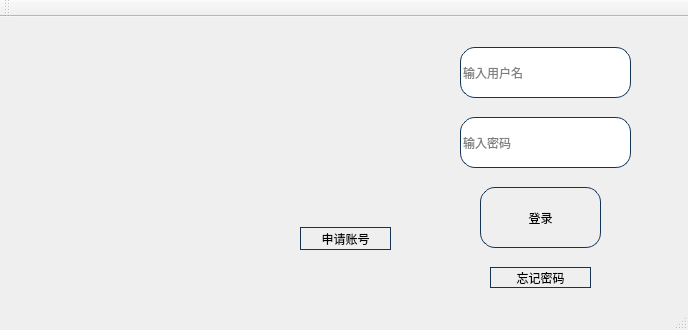
<?xml version="1.0" encoding="UTF-8"?>
<ui version="4.0">
 <class>labelQt</class>
 <widget class="QMainWindow" name="labelQt">
  <property name="geometry">
   <rect>
    <x>0</x>
    <y>0</y>
    <width>688</width>
    <height>330</height>
   </rect>
  </property>
  <property name="sizePolicy">
   <sizepolicy hsizetype="Fixed" vsizetype="Preferred">
    <horstretch>10</horstretch>
    <verstretch>0</verstretch>
   </sizepolicy>
  </property>
  <property name="baseSize">
   <size>
    <width>20</width>
    <height>20</height>
   </size>
  </property>
  <property name="palette">
   <palette>
    <active>
     <colorrole role="WindowText">
      <brush brushstyle="SolidPattern">
       <color alpha="255">
        <red>255</red>
        <green>0</green>
        <blue>0</blue>
       </color>
      </brush>
     </colorrole>
    </active>
    <inactive>
     <colorrole role="WindowText">
      <brush brushstyle="SolidPattern">
       <color alpha="255">
        <red>255</red>
        <green>0</green>
        <blue>0</blue>
       </color>
      </brush>
     </colorrole>
    </inactive>
    <disabled>
     <colorrole role="WindowText">
      <brush brushstyle="SolidPattern">
       <color alpha="255">
        <red>120</red>
        <green>120</green>
        <blue>120</blue>
       </color>
      </brush>
     </colorrole>
    </disabled>
   </palette>
  </property>
  <property name="font">
   <font>
    <family>AcadEref</family>
   </font>
  </property>
  <property name="windowTitle">
   <string>labelQt</string>
  </property>
  <property name="autoFillBackground">
   <bool>false</bool>
  </property>
  <property name="styleSheet">
   <string notr="true">QMainWindow#labelQt{border-image: url(:/new/prefix1/image/0020033143720852_b.jpg);}

QLabel{
border-image: url(:/new/prefix1/image/0005018639679832_b.jpg);
border-radius:50px;
}

QLineEdit{
border:1px solid#123455;
border-radius:15px;
}

QPushButton{
border:1px solid#123455;
border-radius:15px;
}

QPushButton:hover{
background-color: rgb(52, 16, 255);
}

QPushButton:pressed {
background-color: rgb(255, 41, 216);
}</string>
  </property>
  <property name="dockNestingEnabled">
   <bool>false</bool>
  </property>
  <property name="unifiedTitleAndToolBarOnMac">
   <bool>false</bool>
  </property>
  <widget class="QWidget" name="centralWidget">
   <widget class="QLineEdit" name="username">
    <property name="geometry">
     <rect>
      <x>460</x>
      <y>30</y>
      <width>171</width>
      <height>51</height>
     </rect>
    </property>
    <property name="placeholderText">
     <string>输入用户名</string>
    </property>
   </widget>
   <widget class="QLineEdit" name="password">
    <property name="geometry">
     <rect>
      <x>460</x>
      <y>100</y>
      <width>171</width>
      <height>51</height>
     </rect>
    </property>
    <property name="echoMode">
     <enum>QLineEdit::Password</enum>
    </property>
    <property name="placeholderText">
     <string>输入密码</string>
    </property>
   </widget>
   <widget class="QPushButton" name="login">
    <property name="geometry">
     <rect>
      <x>480</x>
      <y>170</y>
      <width>121</width>
      <height>61</height>
     </rect>
    </property>
    <property name="text">
     <string>登录</string>
    </property>
   </widget>
   <widget class="QLabel" name="label">
    <property name="geometry">
     <rect>
      <x>280</x>
      <y>70</y>
      <width>121</width>
      <height>121</height>
     </rect>
    </property>
    <property name="text">
     <string/>
    </property>
   </widget>
   <widget class="QPushButton" name="pushButton_2">
    <property name="geometry">
     <rect>
      <x>490</x>
      <y>250</y>
      <width>101</width>
      <height>21</height>
     </rect>
    </property>
    <property name="text">
     <string>忘记密码</string>
    </property>
   </widget>
   <widget class="QPushButton" name="pushButton_3">
    <property name="geometry">
     <rect>
      <x>300</x>
      <y>210</y>
      <width>91</width>
      <height>23</height>
     </rect>
    </property>
    <property name="text">
     <string>申请账号</string>
    </property>
   </widget>
  </widget>
  <widget class="QMenuBar" name="menuBar">
   <property name="geometry">
    <rect>
     <x>0</x>
     <y>0</y>
     <width>688</width>
     <height>23</height>
    </rect>
   </property>
  </widget>
  <widget class="QToolBar" name="mainToolBar">
   <attribute name="toolBarArea">
    <enum>TopToolBarArea</enum>
   </attribute>
   <attribute name="toolBarBreak">
    <bool>false</bool>
   </attribute>
  </widget>
  <widget class="QStatusBar" name="statusBar"/>
 </widget>
 <layoutdefault spacing="6" margin="11"/>
 <resources/>
 <connections/>
</ui>
